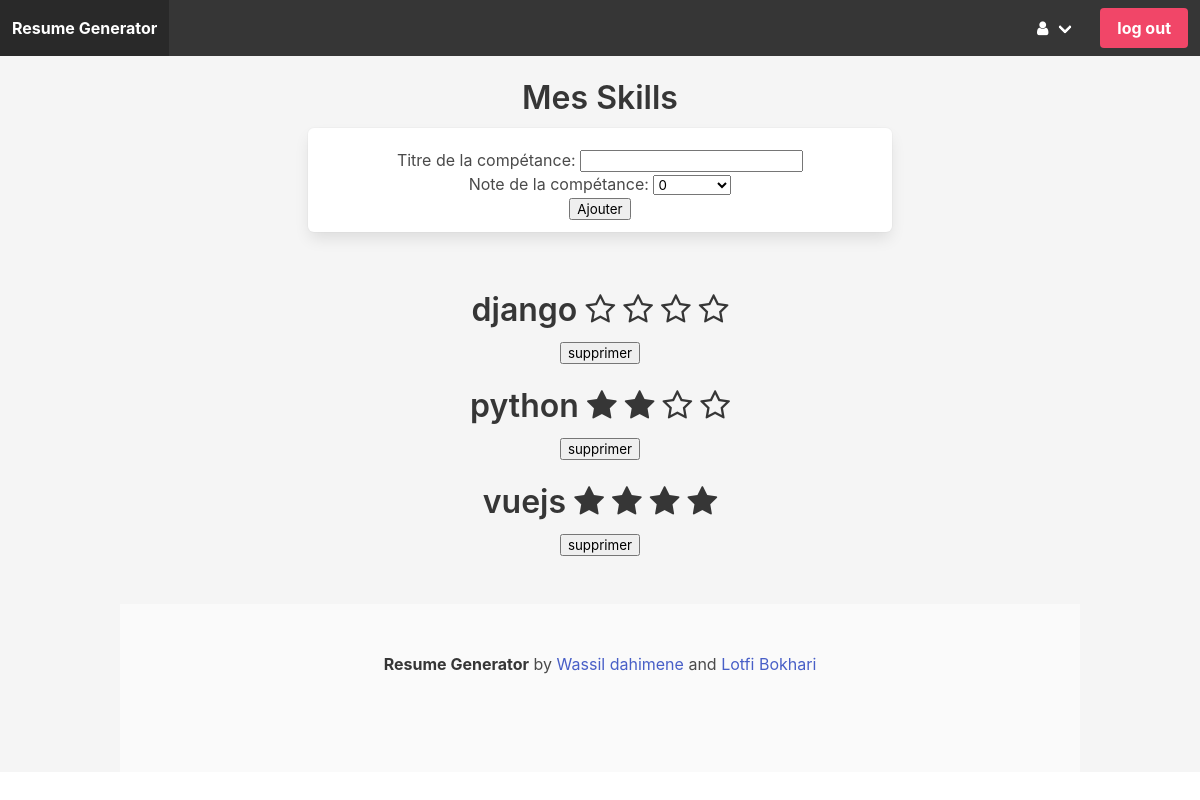
Before: /skills/ (signed in) with the older database file.
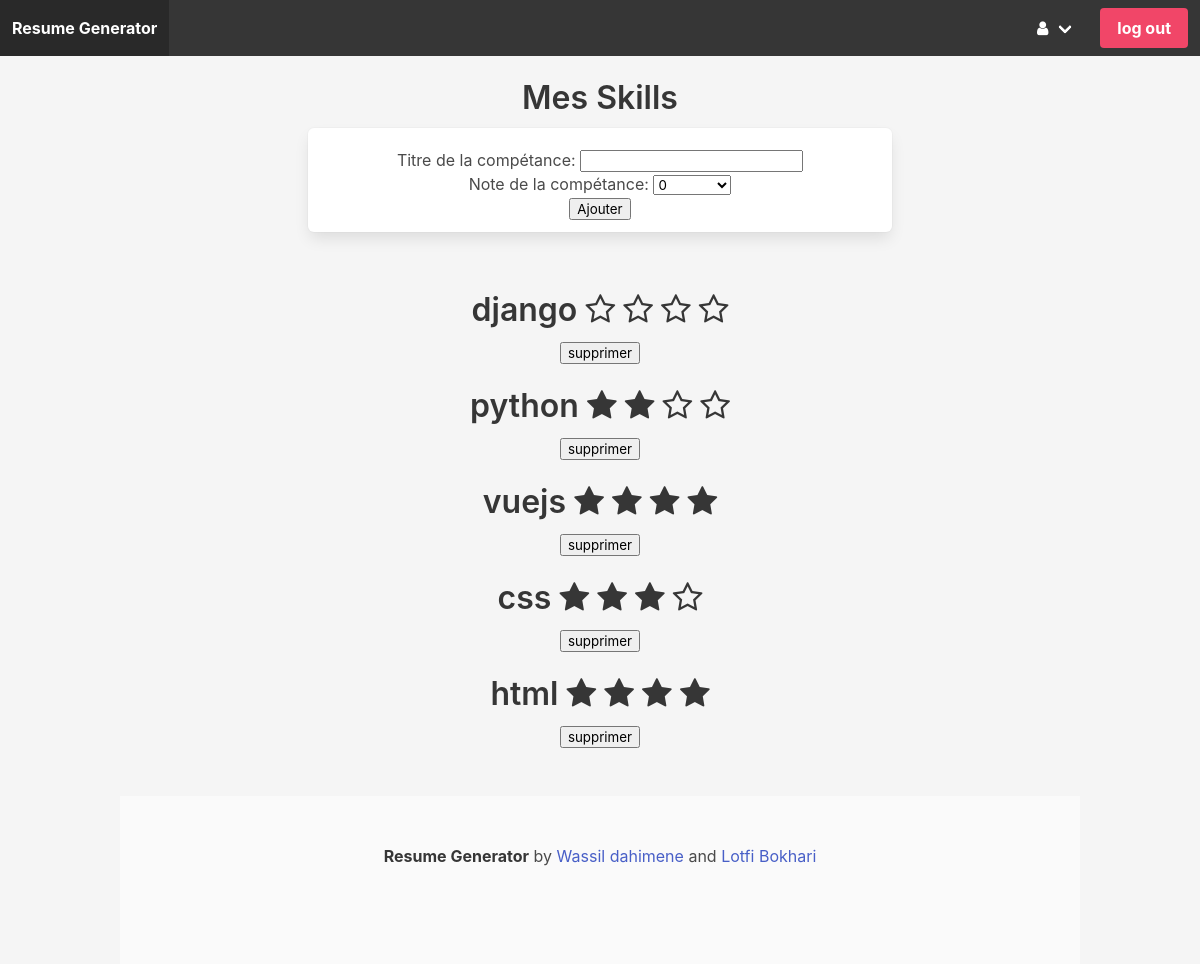
After: the same page with the newer database file.
### core/models.py (models this page shows, shortened)
class Skill(models.Model):
    author = models.ForeignKey(settings.AUTH_USER_MODEL,on_delete=models.CASCADE)
    title = models.CharField(max_length=100, blank =True, null=True,verbose_name="Titre de la compétance")
    note = models.PositiveSmallIntegerField(default=0, choices=note_choices,blank=True,verbose_name="note de la compétance")
    class Meta:
        verbose_name = "skill"

### core/views.py (the view)
# urls.py: path('skills/',view_skills,name='view_skills'),
@login_required
def view_skills(request):
    form=SkillForm(request.POST or None)
    if form.is_valid():
        obj=form.save(commit=False)
        obj.author=request.user
        obj.save()
    try:
        skills = Skill.objects.filter(author=request.user.id)
        if skills != None:
            data = {'skills':skills,'form':form}
        else:
            data = {'skills':[{'title':'No skills'}],'form':form}
    except ValueError:
         data = {'skills':[{'title':'No skills'}],'form':form}
         print("Unexpected error:", sys.exc_info()[0])
    return render(request, 'skills.html', data)

### core/forms.py
class SkillForm(forms.ModelForm):
    class Meta:
        model = Skill
        fields = ['title', 'note']

### core/templates/skills.html (shortened to what this page needs)
{% extends 'base.html' %} {% block content %}
<div class="container">
  <div class="columns is-mobile is-centered">
    <div class="column is-8">
      <div class="block has-text-centered m-5">
        <h1 class="title m-3">Mes Skills</h1>
        <div class="box">
          <div class="buttons are-large is-centered">
              <form action="" method="post">
                {{ form.as_p }}
                <button type="submit"> Ajouter </button>
              </form>
          </div>
        </div>
      </div>
    </div>
  </div>
</div>
<div class="container">
  <div class="columns is-multiline is-mobile">
    <div class="column is-quarter">
    {% for skill in skills %}
      <div class="block has-text-centered m-5">
            <p class="title m-3">{{ skill.title }}
              {% with ''|center:skill.note as range %}
              {% if range|length == 4  %}
              <i class="fa fa-star"></i>
              <i class="fa fa-star"></i>
              <i class="fa fa-star"></i>
              <i class="fa fa-star"></i>
              {% elif  range|length == 3  %}
              <i class="fa fa-star"></i>
              <i class="fa fa-star"></i>
              <i class="fa fa-star"></i>
              <i class="fa fa-star-o"></i>
              {% elif  range|length == 2  %}
              <i class="fa fa-star"></i>
              <i class="fa fa-star"></i>
              <i class="fa fa-star-o"></i>
              <i class="fa fa-star-o"></i>
              {% elif  range|length == 1  %}
              <i class="fa fa-star"></i>
              <i class="fa fa-star-o"></i>
              <i class="fa fa-star-o"></i>
              <i class="fa fa-star-o"></i>
              {% else %}
              <i class="fa fa-star-o"></i>
              <i class="fa fa-star-o"></i>
              <i class="fa fa-star-o"></i>
              <i class="fa fa-star-o"></i>
              {% endif %}
              {% endwith %}
              </p>
            <form action="{% url 'delete_skill' skill.id %}" method="post">
          <button type='submit'> supprimer </button>
          </form>
        </div>
        {% endfor %}
      </div>
    </div>
    {% endblock %}

Changed rows visible on the page:
added Skill: title "css"
added Skill: title "html"
